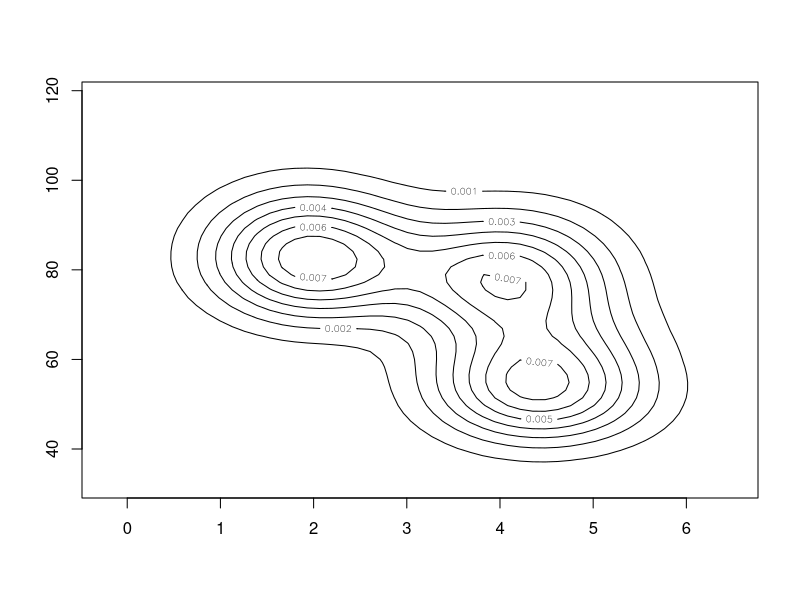
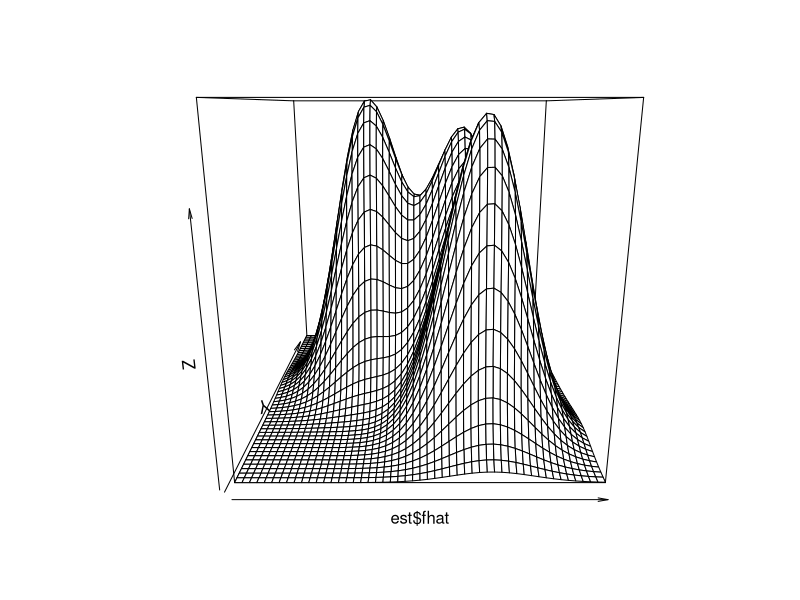

Generate these figures, in order, with R:
library(KernSmooth)


### Name: bkde2D
### Title: Compute a 2D Binned Kernel Density Estimate
### Aliases: bkde2D
### Keywords: distribution smooth

### ** Examples

data(geyser, package="MASS")
x <- cbind(geyser$duration, geyser$waiting)
est <- bkde2D(x, bandwidth=c(0.7, 7))
contour(est$x1, est$x2, est$fhat)
persp(est$fhat)
